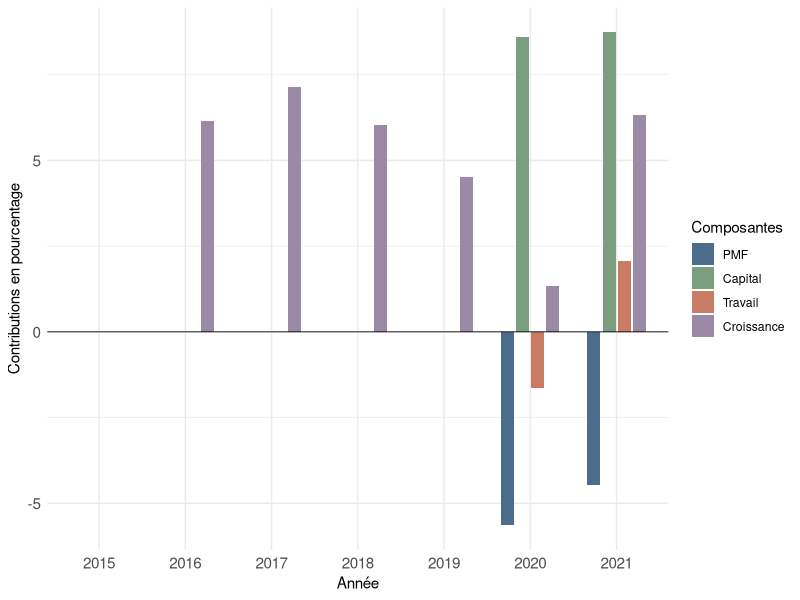

This figure's R source:
# Import des librairies
library(haven)
library(readxl)
library(dplyr)
library(ggplot2)
library(scales)
library(RColorBrewer)
library(tidyr)


# Import des bases
croissance <- read.csv("croissance.csv") %>% select(-X, -PIB, -lag_PIB)
facteurs <- read.csv("apport_facteurs.csv")

# Jointure des bases
base_pmf <- croissance %>%
  left_join(facteurs, by = "annee")
  
# Calcul de la PMF
pmf <- base_pmf %>%
  mutate(log_PMF = log_croissance_PIB - apport_facteurs,
         PMF = 100*log_PMF,
         capital = 100*apport_capital,
         travail = 100*apport_travail,
         croissance = 100*log_croissance_PIB) %>%
  select(annee, PMF, capital, travail, croissance)


pmf_long <- pmf %>%
  pivot_longer(cols = c(PMF, capital, travail, croissance),
               names_to = "composante", values_to = "valeur") %>%
  mutate(
    annee = factor(annee),
    composante = factor(composante,
                        levels = c("PMF", "capital", "travail", "croissance"),
                        labels = c("PMF", "Capital", "Travail", "Croissance"))
  )

# Graphique à barres groupées
pmf_plot <- graphic_pmf <- ggplot(pmf_long, aes(x = annee, y = valeur, fill = composante)) +
  geom_col(position = position_dodge(width = 0.7), width = 0.6) +
  geom_hline(yintercept = 0, color = "black", linewidth = 0.3) +
  scale_fill_manual(values = c(
    "PMF" = "#4C6C8C",
    "Capital" = "#7A9E7E",
    "Travail" = "#C97B63",
    "Croissance" = "#9B8AA6"
  )) +
  labs(
    x = "Année",
    y = "Contributions en pourcentage",
    fill = "Composantes"
  ) +
  theme_minimal(base_size = 11) +
  theme(
    plot.title = element_text(face = "bold"),
    axis.text = element_text(size = 11)
  )
ggsave("results/decomposition_croissance.png", plot = pmf_plot, width = 20, height = 12, units = "cm", dpi = 300)

pmf_growth <- pmf %>%
  select(annee, PMF) %>%
  mutate(growth = (exp(PMF/100)-1)*100)
